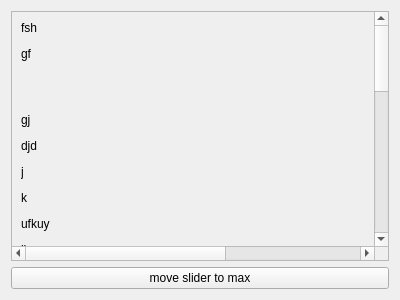
<?xml version="1.0" encoding="UTF-8"?>
<ui version="4.0">
 <class>Form</class>
 <widget class="QWidget" name="Form">
  <property name="geometry">
   <rect>
    <x>0</x>
    <y>0</y>
    <width>400</width>
    <height>300</height>
   </rect>
  </property>
  <property name="windowTitle">
   <string>Form</string>
  </property>
  <layout class="QVBoxLayout" name="verticalLayout">
   <item>
    <widget class="QScrollArea" name="scrollArea">
     <property name="widgetResizable">
      <bool>true</bool>
     </property>
     <widget class="QWidget" name="scrollAreaWidgetContents">
      <property name="geometry">
       <rect>
        <x>0</x>
        <y>-500</y>
        <width>557</width>
        <height>738</height>
       </rect>
      </property>
      <layout class="QGridLayout" name="gridLayout">
       <item row="0" column="0">
        <widget class="QLabel" name="label">
         <property name="text">
          <string>&lt;html&gt;&lt;head/&gt;&lt;body&gt;&lt;p&gt;fsh&lt;/p&gt;&lt;p&gt;gf&lt;/p&gt;&lt;p&gt;&lt;br/&gt;&lt;/p&gt;&lt;p&gt;gj&lt;/p&gt;&lt;p&gt;djd&lt;/p&gt;&lt;p&gt;j&lt;/p&gt;&lt;p&gt;k&lt;/p&gt;&lt;p&gt;ufkuy&lt;/p&gt;&lt;p&gt;lk&lt;/p&gt;&lt;p&gt;iut&lt;/p&gt;&lt;p&gt;&lt;br/&gt;&lt;/p&gt;&lt;p&gt;d&lt;/p&gt;&lt;p&gt;kuyk&lt;/p&gt;&lt;p&gt;&lt;br/&gt;&lt;/p&gt;&lt;p&gt;ru&lt;/p&gt;&lt;p&gt;,&lt;/p&gt;&lt;p&gt;yrkl&lt;/p&gt;&lt;p&gt;u&lt;/p&gt;&lt;p&gt;il&lt;/p&gt;&lt;p&gt;il&lt;/p&gt;&lt;p&gt;ri&lt;/p&gt;&lt;p&gt;&lt;br/&gt;&lt;/p&gt;&lt;p&gt;lury&lt;/p&gt;&lt;p&gt;luy&lt;/p&gt;&lt;p&gt;r&lt;/p&gt;&lt;p&gt;ylubfjkbhkhfkjfbahafhafui hghghga auhgaguihroghreouiahiueghliureheaoihgliuhgiurelhaeiuglerilehgalheirhuighu&lt;/p&gt;&lt;/body&gt;&lt;/html&gt;</string>
         </property>
        </widget>
       </item>
      </layout>
     </widget>
    </widget>
   </item>
   <item>
    <widget class="QPushButton" name="pushButton">
     <property name="text">
      <string>move slider to max</string>
     </property>
    </widget>
   </item>
  </layout>
 </widget>
 <resources/>
 <connections/>
</ui>
